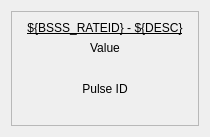
<?xml version="1.0" encoding="UTF-8"?>
<ui version="4.0">
 <class>Form</class>
 <widget class="QWidget" name="Form">
  <property name="geometry">
   <rect>
    <x>0</x>
    <y>0</y>
    <width>210</width>
    <height>137</height>
   </rect>
  </property>
  <property name="windowTitle">
   <string>Form</string>
  </property>
  <layout class="QVBoxLayout" name="verticalLayout_2">
   <item>
    <widget class="QFrame" name="frame">
     <property name="frameShape">
      <enum>QFrame::StyledPanel</enum>
     </property>
     <property name="frameShadow">
      <enum>QFrame::Raised</enum>
     </property>
     <layout class="QVBoxLayout" name="verticalLayout">
      <item>
       <widget class="PyDMLabel" name="PyDMLabel">
        <property name="font">
         <font>
          <underline>true</underline>
         </font>
        </property>
        <property name="toolTip">
         <string/>
        </property>
        <property name="text">
         <string>${BSSS_RATEID} - ${DESC}</string>
        </property>
        <property name="alignment">
         <set>Qt::AlignCenter</set>
        </property>
       </widget>
      </item>
      <item>
       <widget class="QLabel" name="label">
        <property name="text">
         <string>Value</string>
        </property>
        <property name="alignment">
         <set>Qt::AlignCenter</set>
        </property>
       </widget>
      </item>
      <item>
       <widget class="PyDMLabel" name="PyDMLabel_2">
        <property name="toolTip">
         <string/>
        </property>
        <property name="alignment">
         <set>Qt::AlignCenter</set>
        </property>
        <property name="channel" stdset="0">
         <string>ca://${DEVICE}:${DATA_CHN}${BSSS_RATEID}</string>
        </property>
       </widget>
      </item>
      <item>
       <widget class="QLabel" name="label_2">
        <property name="text">
         <string>Pulse ID</string>
        </property>
        <property name="alignment">
         <set>Qt::AlignCenter</set>
        </property>
       </widget>
      </item>
      <item>
       <widget class="PyDMLabel" name="PyDMLabel_3">
        <property name="toolTip">
         <string/>
        </property>
        <property name="alignment">
         <set>Qt::AlignCenter</set>
        </property>
        <property name="channel" stdset="0">
         <string>ca://${DEVICE}:${DATA_CHN}PID${BSSS_RATEID}</string>
        </property>
       </widget>
      </item>
     </layout>
    </widget>
   </item>
  </layout>
 </widget>
 <customwidgets>
  <customwidget>
   <class>PyDMLabel</class>
   <extends>QLabel</extends>
   <header>pydm.widgets.label</header>
  </customwidget>
 </customwidgets>
 <resources/>
 <connections/>
</ui>
